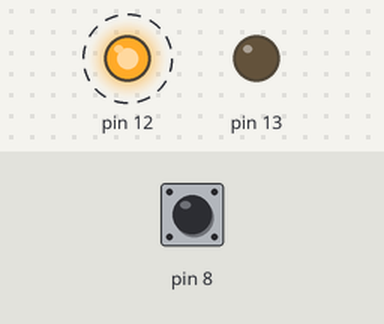
Bench run of a sketch on a simulated Arduino Uno, built with avr-gcc and run on an emulated ATmega328P. Parts: output pins drawn as LEDs (lit = HIGH). Dashed ring = blinking. The test bench sets the inputs (shaded band); at power-on: pin 8 HIGH.

Above: at 0.1 s.
At 38.1 s:
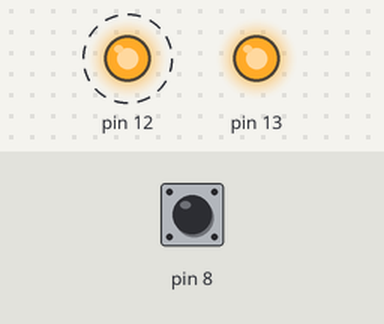
Timing chart, 0 to 40.0 s (numbered marks = the images above):
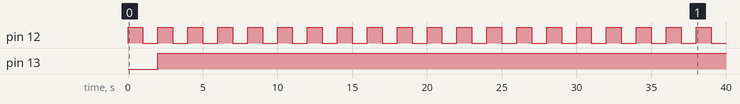

The sketch:

Programme_LED.ino
```cpp
bool led;

void setup() {
  // put your setup code here, to run once:

pinMode(13,OUTPUT);
pinMode(12,OUTPUT);
pinMode(8,INPUT_PULLUP);
}

void loop() {
  // put your main code here, to run repeatedly:

digitalWrite (12, 1);
delay (1000);
digitalWrite (12, 0);
delay (1000);

led = digitalRead (8);
digitalWrite (13, led);

}
```

Measured:
- by itself, pin 12: alternates HIGH for 1.0 s and LOW for 1.0 s
- by itself, pin 13: LOW → HIGH at 2.0 s
